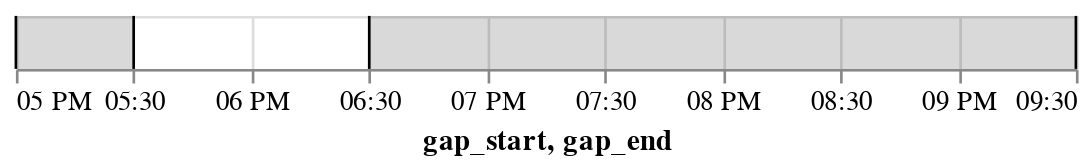

The code cell stored with this chart in its notebook:
### Code cell
plot_missing_area(df)

### Figure 1 — Vega-Lite specification as saved in the notebook (floating-point values rounded to 4 significant figures)
{"config": {"view": {"continuousWidth": 400, "continuousHeight": 300}}, "layer": [{"mark": "rule", "encoding": {"x": {"field": "gap_start", "type": "temporal"}}}, {"mark": "rule", "encoding": {"x": {"field": "gap_end", "type": "temporal"}}}, {"mark": {"type": "rect", "color": "black", "opacity": 0.15}, "encoding": {"x": {"field": "gap_start", "type": "temporal"}, "x2": {"field": "gap_end"}}}], "data": {"name": "data-89d81a2ba5f94abd80f097addde19ef8"}, "$schema": "https://vega.github.io/schema/vega-lite/v5.2.0.json", "datasets": {"data-89d81a2ba5f94abd80f097addde19ef8": [{"gap_start": "2000-06-15T17:00:00", "gap_end": "2000-06-15T17:30:00"}, {"gap_start": "2000-06-15T18:30:00", "gap_end": "2000-06-15T21:30:00"}]}}
